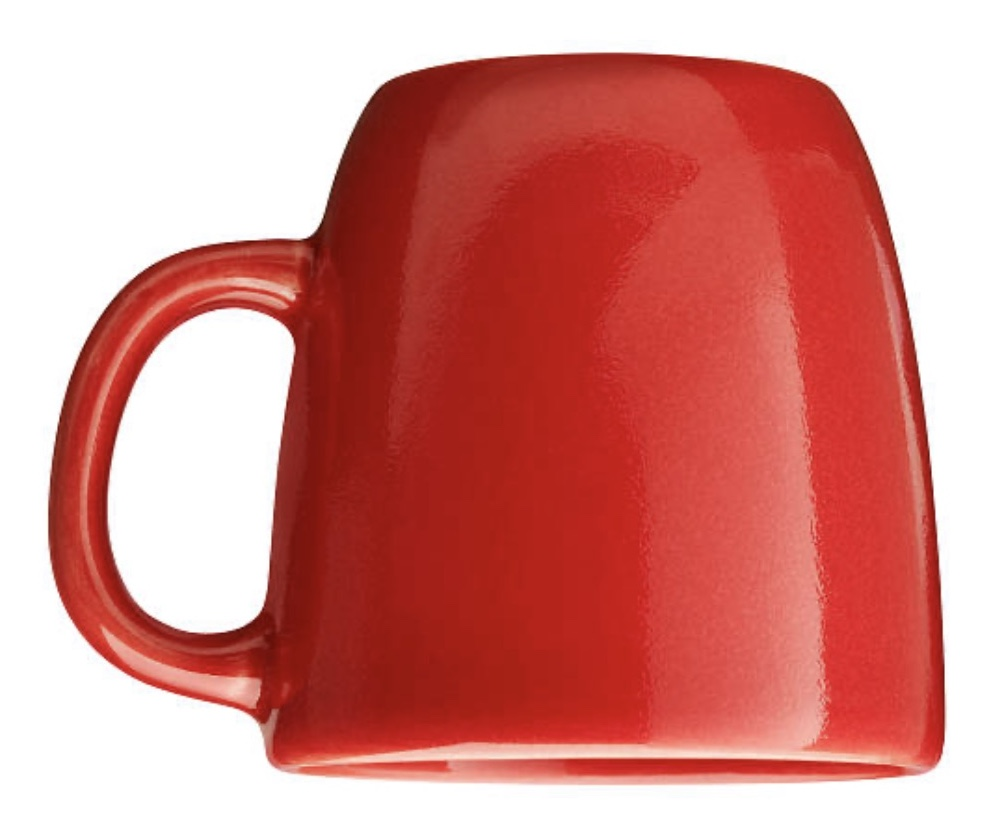
#> input picture source-code/data/images/redcup_180.jpeg, 998 x 824 px, found by its file name
$ python reduced_custom_mdp.py
#> lines starting #> are read from the running program, lines starting #| are printed output that depends on the picture
# Authors: Ethan Villalovz, Michelle Zhao
# Project: RISS 2024 Summer Project
# Description: Adaptation from `custom_mdp` by Michelle Zhao. Code reduction for simplification.
# Last Updated:

# imports
import copy

import numpy as np
import pickle
import networkx as nx
from itertools import product
import matplotlib.pyplot as plt

# Global Variables
EXIT = 'exit'
ROTATE180 = 'rotate180'

RED = 1
YELLOW = 2

CUP = 1
RED_CUP = (RED, CUP)
YELLOW_CUP = (YELLOW, CUP)

# Class Gridworld
#   Description: contains all the data set up to run simulation of robot moving actions based on human reward
class Gridworld():
    def __init__(self, reward_weights, true_f_indices, object_type_tuple, red_centroid, blue_centroid):
        self.true_f_indices = true_f_indices
        self.reward_weights = reward_weights

        # # define savefilename = merge true f indices and reward weights
        # self.savefilename = "videos/task_obj" + str(object_type_tuple[0]) + str(object_type_tuple[1])  + \
        #                     "_reward_weights_" + "".join([str(i) for i in reward_weights]) + \
        #                      "_true_f_indices_" + "".join([str(i) for i in true_f_indices])

        self.set_env_limits()

        self.object_type_tuple = object_type_tuple
        self.initial_object_locs = {object_type_tuple: (0, 0)}

        self.directions = [(0, 1), (0, -1), (1, 0), (-1, 0)]

        # get possible joint actions and actions
        self.possible_single_actions = self.make_actions_list()
        self.current_state = self.create_initial_state()

        # set value iteration components
        self.transitions, self.rewards, self.state_to_idx, self.idx_to_action, \
        self.idx_to_state, self.action_to_idx = None, None, None, None, None, None
        self.vf = None
        self.pi = None
        self.policy = None
        self.epsilson = 0.001
        self.gamma = 0.99
        self.maxiter = 10000

        self.num_features = 4
        self.red_centroid = red_centroid
        self.blue_centroid = blue_centroid

    def make_actions_list(self):
        actions_list = []
        actions_list.extend(self.directions)
        actions_list.append(EXIT)
        actions_list.append(ROTATE180)
        return actions_list

    def set_env_limits(self):
        # set environment limits
        self.x_min = -3
        self.x_max = 4
        self.y_min = -3
        self.y_max = 4
        self.all_coordinate_locations = list(product(range(self.x_min,self.x_max),
                                                     range(self.y_min, self.y_max)))

    def reset(self):
        self.current_state = self.create_initial_state()

    def create_initial_state(self):
        # create dictionary of object location to object type and picked up state
        state = {}
        state['grid'] = copy.deepcopy(self.initial_object_locs) # type tuple (color, type) to location
        state['exit'] = False
        state['orientation'] = np.pi  # The orientation options are 0 or pi, which correspond to 0 or 180 degrees for the cup

        return state

    def is_done(self):
        # check if player at exit
        if self.current_state['exit']:
            return True

        return False

    def is_done_given_state(self, current_state):
        # check if player at exit location
        if current_state['exit']:
            return True

        return False

    def is_valid_push(self, current_state, action):

        current_loc = current_state['grid'][self.object_type_tuple]

        new_loc = tuple(np.array(current_loc) + np.array(action))
        if new_loc[0] < self.x_min or new_loc[0] >= self.x_max or new_loc[1] < self.y_min or new_loc[1] >= self.y_max:
            return False

        return True

    def step_given_state(self, input_state, action):
        step_cost = -0.1
        current_state = copy.deepcopy(input_state)

        if current_state['exit'] == True:
            # current_state['exit'] = True

            step_reward = 0

            return current_state, step_reward, True

        if action == EXIT:
            current_state['exit'] = True
            featurized_state = self.featurize_state(current_state)
            step_reward = np.dot(self.reward_weights, featurized_state)
            step_reward += step_cost
            return current_state, step_reward, True

        if action in self.directions:
            if self.is_valid_push(current_state, action) is False:
                step_reward = step_cost
                return current_state, step_reward, False

        if action == ROTATE180:
            # add 180 to orientation and make between 0 and 360`
            # convert to radians
            current_state['orientation'] = (current_state['orientation'] + np.pi) % (2 * np.pi)

            # featurized_state = self.featurize_state(current_state)
            step_reward = step_cost
            return current_state, step_reward, False

        action_type_moved = self.object_type_tuple
        current_loc = current_state['grid'][action_type_moved]

        new_loc = tuple(np.array(current_loc) + np.array(action))
        current_state['grid'][action_type_moved] = new_loc

        # featurized_state = self.featurize_state(current_state)
        step_reward = step_cost

        done = self.is_done_given_state(current_state)

        return current_state, step_reward, done

    def render(self, current_state, timestep):
        from matplotlib.offsetbox import OffsetImage, AnnotationBbox

        def getImage(path, zoom=1):
            zoom = 0.05
            return OffsetImage(plt.imread(path), zoom=zoom)

        plot_init_state = copy.deepcopy(current_state)

        fig, ax = plt.subplots(1, 1, figsize=(5, 5))
        (ax1) = ax

        if current_state['exit'] is True:
            ax1.axvline(x=0, color='red', linewidth=10, alpha=0.1)
            ax1.axhline(y=0, color='red', linewidth=10, alpha=0.1)
        else:
            ax1.axvline(x=0, color='black', linewidth=7, alpha=0.1)
            ax1.axhline(y=0, color='black', linewidth=7, alpha=0.1)

        type_to_color = {self.object_type_tuple: 'red'}
        type_to_loc_init = {}

        ax1.scatter(self.red_centroid[0], self.red_centroid[1], color='red', s=800, alpha=0.1)
        ax1.scatter(self.blue_centroid[0], self.blue_centroid[1], color='blue', s=800, alpha=0.1)

        path = 'data/redcup.jpeg'
        path180 = 'data/redcup_180.jpeg'
        orientation = plot_init_state['orientation']
        for type_o in plot_init_state['grid']:
            loc = plot_init_state['grid'][type_o]
            color = type_to_color[type_o]
            type_to_loc_init[type_o] = loc

            ax1.scatter(loc[0], loc[1], color=color, s=500, alpha=0.99)
            if orientation == 0:
                ab = AnnotationBbox(getImage(path), (loc[0], loc[1]), frameon=False)
                ax.add_artist(ab)
            else:
                ab = AnnotationBbox(getImage(path180), (loc[0], loc[1]), frameon=False)
                ax.add_artist(ab)

        offset = 0.1
        top_offset = -0.9
        ax1.set_xlim(self.x_min - offset, self.x_max + top_offset)
        ax1.set_ylim(self.y_min - offset, self.y_max + top_offset)

        ax1.set_xticks(np.arange(self.x_min - 1, self.x_max + 1, 1))
        ax1.set_yticks(np.arange(self.y_min - 1, self.y_max + 1, 1))
        ax1.grid()
        if current_state['exit'] is True:
            ax1.set_title(f"State at Time {timestep}: FINAL STATE")
        else:
            ax1.set_title(f"State at Time {timestep}")
        plt.savefig(f"rollouts/state_{timestep}.png")

        plt.show()
        plt.close()

    def featurize_state(self, current_state):

        current_loc = current_state['grid'][self.object_type_tuple]

        dist_to_red_centroid = np.linalg.norm(np.array(current_loc) - np.array(self.red_centroid))
        dist_to_blue_centroid = np.linalg.norm(np.array(current_loc) - np.array(self.blue_centroid))

        # compute dist_to_red_centroid as manhattan distance
        orientation = current_state['orientation']

        pos_y = current_loc[1]
        state_feature = np.array([orientation, dist_to_red_centroid, dist_to_blue_centroid, pos_y])

        # elementwise multiply by true_f_idx
        state_feature = np.multiply(state_feature, self.true_f_indices)

        return state_feature

    def state_to_tuple(self, current_state):
        # convert current_state to tuple
        current_state_tup = []
        for obj_type in current_state['grid']:
            loc = current_state['grid'][obj_type]
            current_state_tup.append((obj_type, loc))
        current_state_tup = list(sorted(current_state_tup, key=lambda x: x[1]))

        current_state_tup.append(current_state['exit'])
        current_state_tup.append(current_state['orientation'])

        return tuple(current_state_tup)

    def tuple_to_state(self, current_state_tup):
        # convert current_state to tuple
        current_state_tup = list(current_state_tup)
        current_state = {'grid': {}, 'orientation': 0, 'exit': False}
        for i in range(len(current_state_tup)-2):
            (obj_type, loc) =  current_state_tup[i]
            current_state['grid'][obj_type] = loc

        current_state['exit'] = current_state_tup[-2]
        current_state['orientation'] = current_state_tup[-1]

        return current_state

    def enumerate_states(self):
        self.reset()

        actions = self.possible_single_actions

        G = nx.DiGraph()

        visited_states = set()

        stack = [copy.deepcopy(self.current_state)]

        while stack:

            state = stack.pop()

            # convert old state to tuple
            state_tup = self.state_to_tuple(state)

            # if state has not been visited, add it to the set of visited states
            if state_tup not in visited_states:
                visited_states.add(state_tup)

            # get the neighbors of this state by looping through possible actions
            for idx, action in enumerate(actions):
                if self.is_done_given_state(state):
                    team_reward = 0
                    next_state = state
                    done = True

                else:
                    next_state, team_reward, done = self.step_given_state(state, action)

                new_state_tup = self.state_to_tuple(next_state)

                if new_state_tup not in visited_states:
                    stack.append(copy.deepcopy(next_state))

                # add edge to graph from current state to new state with weight equal to reward
                G.add_edge(state_tup, new_state_tup, weight=team_reward, action=action)

        states = list(G.nodes)
        idx_to_state = {i: state for i, state in enumerate(states)}
        state_to_idx = {state: i for i, state in idx_to_state.items()}

        action_to_idx = {action: i for i, action in enumerate(actions)}
        idx_to_action = {i: action for i, action in enumerate(actions)}

        # construct transition matrix and reward matrix of shape [# states, # states, # actions] based on graph
        transition_mat = np.zeros([len(states), len(states), len(actions)])
        reward_mat = np.zeros([len(states), len(actions)])

        for i in range(len(states)):
            state = self.tuple_to_state(idx_to_state[i])
            for action_idx_i in range(len(actions)):
                action = idx_to_action[action_idx_i]
                if self.is_done_given_state(state):
                    team_reward = 0
                    next_state = state

                else:
                    next_state, team_reward, done = self.step_given_state(state, action)

                next_state_i = state_to_idx[self.state_to_tuple(next_state)]

                transition_mat[i, next_state_i, action_idx_i] = 1.0
                reward_mat[i, action_idx_i] = team_reward


        # check that for each state and action pair, the sum of the transition probabilities is 1 (or 0 for terminal states)
        self.transitions, self.rewards, self.state_to_idx, \
        self.idx_to_action, self.idx_to_state, self.action_to_idx = transition_mat, reward_mat, state_to_idx, \
                                                                    idx_to_action, idx_to_state, action_to_idx

        return transition_mat, reward_mat, state_to_idx, idx_to_action, idx_to_state, action_to_idx

    def vectorized_vi(self):
        # def spatial_environment(transitions, rewards, epsilson=0.0001, gamma=0.99, maxiter=10000):
        """
        Parameters
        ----------
            transitions : array_like
                Transition probability matrix. Of size (# states, # states, # actions).
            rewards : array_like
                Reward matrix. Of size (# states, # actions).
            epsilson : float, optional
                The convergence threshold. The default is 0.0001.
            gamma : float, optional
                The discount factor. The default is 0.99.
            maxiter : int, optional
                The maximum number of iterations. The default is 10000.
        Returns
        -------
            value_function : array_like
                The value function. Of size (# states, 1).
            pi : array_like
                The optimal policy. Of size (# states, 1).
        """
        n_states = self.transitions.shape[0]
        n_actions = self.transitions.shape[2]

        # initialize value function
        pi = np.zeros((n_states, 1))
        vf = np.zeros((n_states, 1))
        Q = np.zeros((n_states, n_actions))
        policy = {}

        for i in range(self.maxiter):
            # initalize delta
            delta = 0
            # perform Bellman update
            for s in range(n_states):
                # store old value function
                old_v = vf[s].copy()
                # compute new value function
                Q[s] = np.sum((self.rewards[s] + self.gamma * vf) * self.transitions[s, :, :], 0)
                vf[s] = np.max(np.sum((self.rewards[s] + self.gamma * vf) * self.transitions[s, :, :], 0))
                # compute delta
                delta = np.max((delta, np.abs(old_v - vf[s])[0]))
            # check for convergence
            if delta < self.epsilson:
                break
        # compute optimal policy
        for s in range(n_states):
            pi[s] = np.argmax(np.sum(vf * self.transitions[s, :, :], 0))
            policy[s] = Q[s, :]

        self.vf = vf
        self.pi = pi
        self.policy = policy
        return vf, pi

    def rollout_full_game_joint_optimal(self):
        self.reset()
        done = False
        total_reward = 0

        iters = 0
        game_results = []
        sum_feature_vector = np.zeros(4)

        self.render(self.current_state, iters)
#> in render, `plt.savefig(f"rollouts/state_{timestep}.png")`:
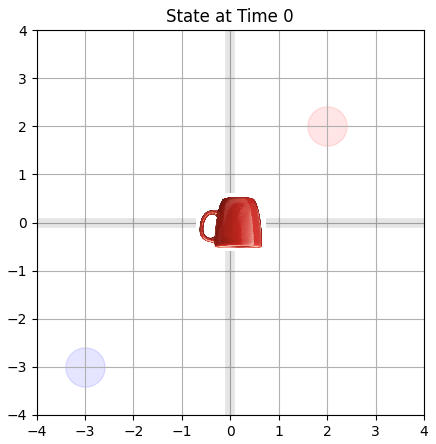
#> figure drawn by matplotlib, 1 panel
        while not done:
            iters += 1
            current_state_tup = self.state_to_tuple(self.current_state)
            state_idx = self.state_to_idx[current_state_tup]

            action_distribution = self.policy[state_idx]
            action = np.argmax(action_distribution)
            action = self.idx_to_action[action]

            # print q values
            action_to_q  = {}
            action_to_reward = {}
            for i in range(len(action_distribution)):
                action_to_q[self.idx_to_action[i]] = action_distribution[i]
                action_to_reward[self.idx_to_action[i]] = self.rewards[state_idx, i]

            game_results.append((self.current_state, action))
            next_state, team_rew, done = self.step_given_state(self.current_state, action)

            featurized_state = self.featurize_state(self.current_state)
            sum_feature_vector += np.array(featurized_state)
            self.current_state = next_state

            # render the current state
            self.render(self.current_state, iters)
#> call 2 of render, with timestep = 1
#> in render (call 2), `plt.savefig(f"rollouts/state_{timestep}.png")`:
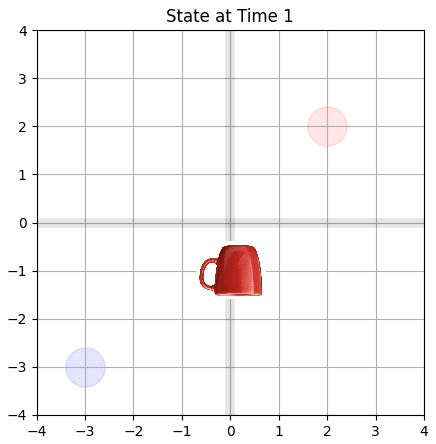
#> figure drawn by matplotlib, 1 panel

            total_reward += team_rew

            if iters > 40:
                break

        # self.save_rollouts_to_video()

        return total_reward, game_results, sum_feature_vector


    def save_rollouts_to_video(self):
        # for all images in the rollouts direction, convert to a video and delete the images
        import os

        os.system(f"ffmpeg -r 1 -i rollouts/state_%01d.png -vcodec mpeg4 -y {self.savefilename}.mp4")
        self.clear_rollouts()

    def clear_rollouts(self):
        import os
        os.system("rm -rf rollouts")
        os.system("mkdir rollouts")

    def compute_optimal_performance(self):
        self.enumerate_states()

        self.vectorized_vi()

        optimal_rew, game_results, sum_feature_vector = self.rollout_full_game_joint_optimal()
        return optimal_rew, game_results, sum_feature_vector

if __name__ == '__main__':
    # reward_weights = [0,10,-10,0,10,0,-10,-10,-10] # first should be negative, second can be pos or neg, last should be negative
    # reward_weights = [np.random.uniform(-10, 10) for _ in range(9)]
    reward_weights = [-10, -2, -2, -2]  # orientation, red prox, blue prox, pos y

    # reward_weights = [(float(i) / np.linalg.norm(reward_weights)) for i in reward_weights]
    # print("reward_weights", reward_weights)
    red_centroid, blue_centroid = (2, 2), (-3, -3)  # The grid is 7x7
    true_f_idx = [1, 1, 1, 1]

    # here, is the set of features that matter to the user.
    # If the user cares about the orientation, red proximity, and blue proximity, then the true_f_idx would be [1, 1, 1, 0]
    # If the user cares about the orientation, red proximity, and y position, then the true_f_idx would be [1, 1, 0, 1]
    # etc.

    object_type_tuple = RED_CUP  # just a global variable for the cup

    # now we set up the environment
    game = Gridworld(reward_weights, true_f_idx, object_type_tuple, red_centroid, blue_centroid)

    # Run value iteration to get the optimal policy
    optimal_rew, game_results, sum_feature_vector = game.compute_optimal_performance()
    print("optimal_rew", optimal_rew)
    print("game_results", game_results)
